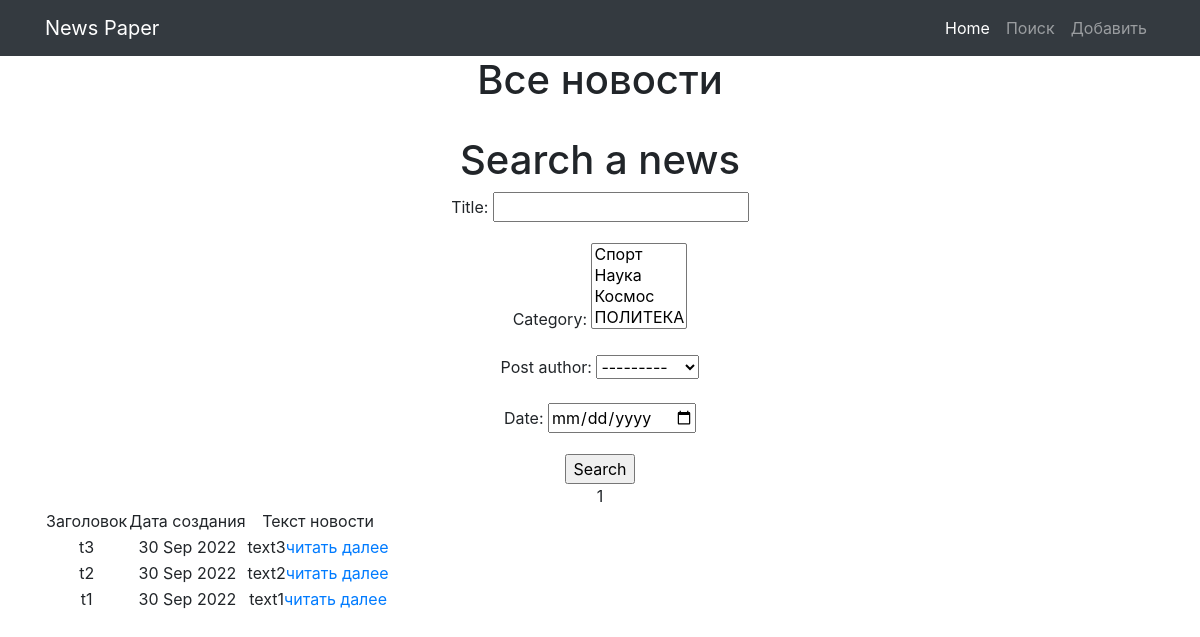
Page /news/search on the earlier database version.
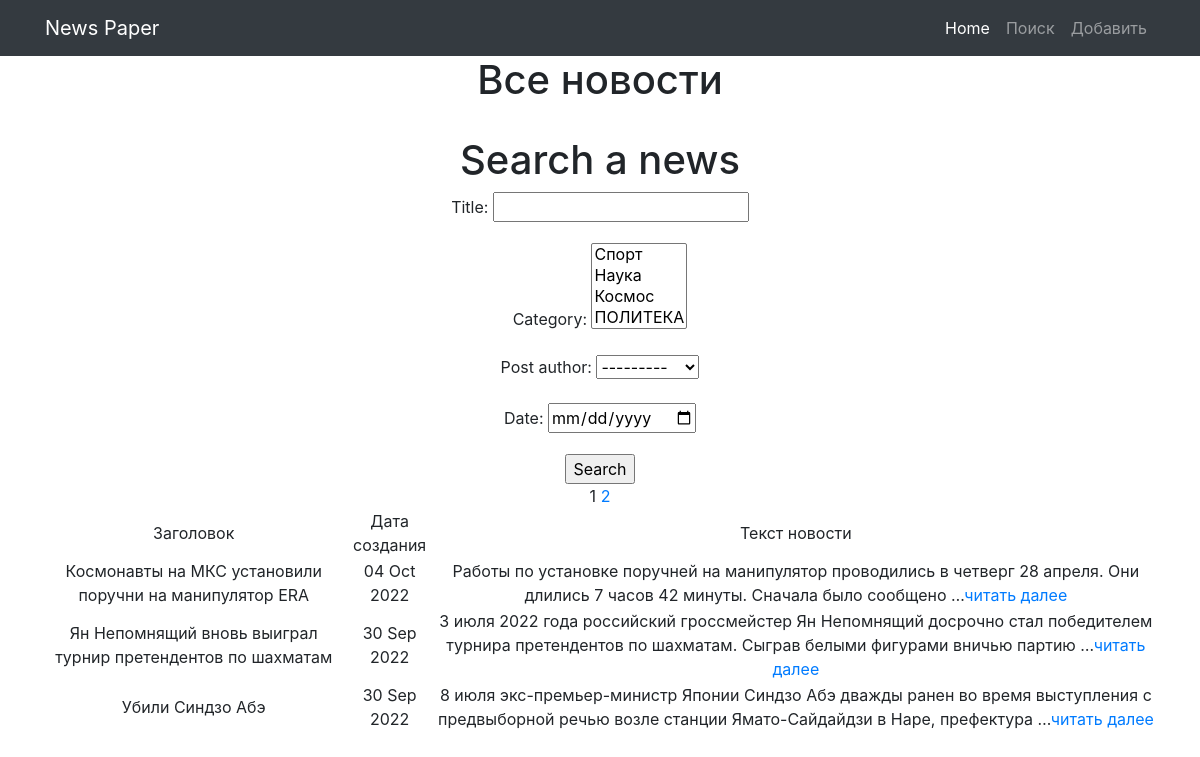
Same page on the later database version.
### news/models.py (models this page shows, shortened)
class Post(models.Model):
    created = models.DateTimeField(auto_now_add=True)
    category = models.ManyToManyField(Category, through='PostCategory')
    title = models.CharField(max_length=255)
    text = models.TextField()
    rating = models.FloatField(default=0.0)
    post_author = models.ForeignKey(Author,on_delete=models.CASCADE)
    news = 'NW'
    article = 'AT'
    choice_post = [
        (news, 'Новость'),
        (article, 'Статья'),
    ]
    type = models.CharField(max_length = 2,
                            choices = choice_post,
                            default = news
                            )

### news/views.py (the view)
# urls.py: path('search', PostSearch.as_view(), name='post_search'),
class PostSearch(ListView):
    model = Post
    ordering = '-created'
    template_name = 'PostSearch.html'
    context_object_name = 'post'
    paginate_by = 3
    def get_queryset(self):
        queryset = super().get_queryset()
        self.filterset = PostFilter(self.request.GET, queryset)
        return self.filterset.qs
    def get_context_data(self, **kwargs):
        context = super().get_context_data(**kwargs)
        context['filterset'] = self.filterset
        return context

### news/models.py (called while the page is built)
    def __str__(self):
        return self.category_name

    def __str__(self):
        return f'{self.author_user.username} {self.rating}'

### news/templatetags/custom_filters.py (called while the page is built)
@register.filter()
def censor(value):
    new_string = []
    badword_list = ['жопа', 'вареники', 'промышленность', 'сыр', 'ученый', 'коронавирус']
    splited_text = value.split(' ')
    for word in splited_text:
        if word in badword_list:
            new_string.append(word[0]+(len(word)-1)*'*')
        else:
            new_string.append(word)
    value = ' '.join(new_string)
    return value

### templates/PostSearch.html (shortened to what this page needs)
{% extends 'flatpages/default.html' %}
{% block content %}
{% load custom_filters %}
{% load custom_tags %}
<h1>Все новости</h1>
    <br>
    <h1>Search a news</h1>
    <form action=""  method="get">
        {{ filterset.form.as_p }}
        <input type="submit" value="Search">
    </form>
    {% if post %}
           <table>
           <tr>
               <td>Заголовок</td>
               <td>Дата создания</td>
               <td>Текст новости</td>
           </tr>
        {% for p in post %}
               <tr>
               <td>{{ p.title }}</td>
               <td>{{ p.created | date:'d M Y' }}</td>
               <td>{{ p.text|truncatewords:20|censor }}<a href="{{p.id}}">читать далее</a></td></td>
               </tr>
         {% endfor %}
    {% else %}
        <h2>Новостей нет!</h2>
    {% endif %}
   {% if page_obj.has_next %}
       <a href="?page={{ page_obj.next_page_number }}">{{ page_obj.next_page_number }}</a>
   {% endif %}
{% endblock content %}

### templates/flatpages/default.html (shortened to what this page needs)
{% load static %}
<!DOCTYPE html>
<html lang="en">
<head>
  <link href="{% static 'vendor/bootstrap/css/bootstrap.css' %}" rel="stylesheet">
</head>
<body>
  <nav class="navbar navbar-expand-lg navbar-dark bg-dark static-top">
    <div class="container">
      <a class="navbar-brand" href="#">News Paper</a>
      <div class="collapse navbar-collapse" id="navbarResponsive">
        <ul class="navbar-nav ml-auto">
          <li class="nav-item active">
            <a class="nav-link" href="/news/">Home
            </a>
          </li>
          <li class="nav-item">
            <a class="nav-link" href="/news/search">Поиск</a>
          </li>
          <li class="nav-item">
            <a class="nav-link" href="/news/create">Добавить</a>
          </li>
        </ul>
      </div>
    </div>
  </nav>
  <div class="container">
    <div class="row">
      <div class="col-lg-12 text-center">
       {% block content %}{% endblock content %}
      </div>
    </div>
  </div>
</body>
</html>

Differences in the rows shown:
no longer on this page (row edited): Post: title "t1", created "30 Sep 2022", text|censor "text1"
added Post: title "Космонавты на МКС установили поручни на манипулятор ERA", created "04 Oct 2022", text|censor "Работы по установке поручней на манипулятор проводились в четверг 28 апреля. Они длились 7 часов 42 минуты. Сначала было сообщено …"
changed Post: title "t3" → "Ян Непомнящий вновь выиграл турнир претендентов по шахматам"; text|censor "text3" → "3 июля 2022 года российский гроссмейстер Ян Непомнящий досрочно стал победителем турнира претендентов по шахматам. Сыграв белыми фигурами вничью партию …"
changed Post: title "t2" → "Убили Синдзо Абэ"; text|censor "text2" → "8 июля экс-премьер-министр Японии Синдзо Абэ дважды ранен во время выступления с предвыборной речью возле станции Ямато-Сайдайдзи в Наре, префектура …"
Other differences:
{{ page_obj.next_page_number }}: (not shown) → "2"
